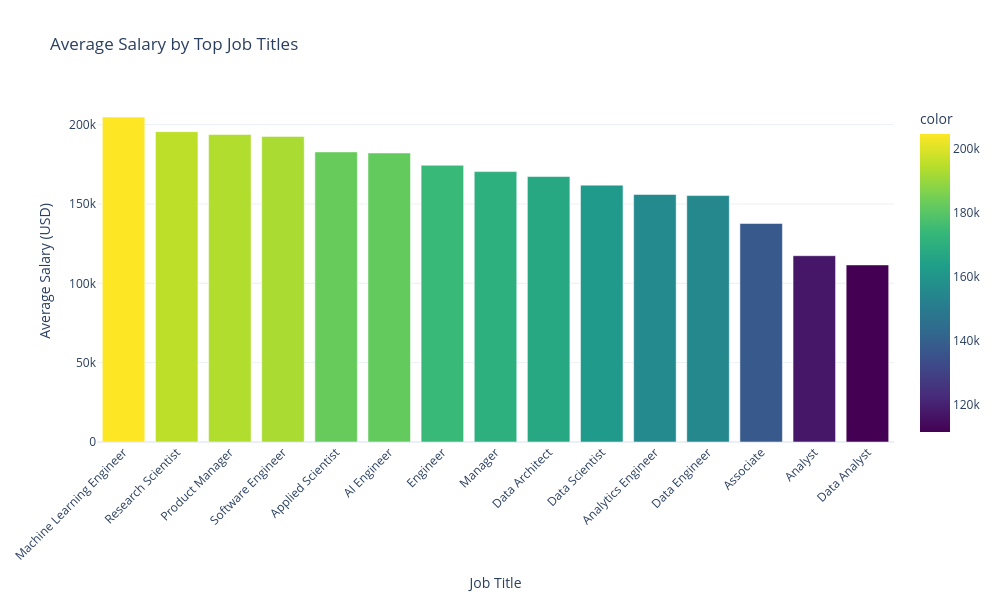

The code cell stored with this chart in its notebook:
### Markdown cell above
경력 수준(experience_level)은 연봉에 큰 영향을 미치며, 특히 Executive(임원급, EX)는 다른 수준보다 월등히 높은 연봉을 받습니다

### Code cell
# Top 15 job titles by count
top_jobs = train_df['job_title'].value_counts().head(15)
print("Distribution of top job titles:")
print(top_jobs)

# Mean salary for top job titles
top_jobs_salary = train_df[train_df['job_title'].isin(top_jobs.index)].groupby('job_title')['salary_in_usd'].mean().sort_values(ascending=False)

fig = px.bar(x=top_jobs_salary.index, y=top_jobs_salary.values,
            labels={'x': 'Job Title', 'y': 'Average Salary (USD)'},
            title='Average Salary by Top Job Titles',
            color=top_jobs_salary.values, color_continuous_scale='Viridis')

fig.update_layout(xaxis_tickangle=-45, width=1000, height=600)
fig.show()

# Salary distribution for top 5 job titles
plt.figure(figsize=(14, 8))
top5_jobs = top_jobs.index[:5]
sns.violinplot(x='job_title', y='salary_in_usd', data=df[df['job_title'].isin(top5_jobs)])
plt.title('Salary Distribution for Top 5 Job Titles', fontsize=16)
plt.xlabel('Job Title', fontsize=12)
plt.ylabel('Salary (USD)', fontsize=12)
plt.xticks(rotation=30, ha='right')
plt.tight_layout()
plt.show()

### Figure 1 — Plotly figure (JSON) as saved in the notebook; plotly's stock layout.template omitted (floating-point values rounded to 4 significant figures)
{"data": [{"alignmentgroup": "True", "hovertemplate": "Job Title=%{x}<br>Average Salary (USD)=%{y}<br>color=%{marker.color}<extra></extra>", "legendgroup": "", "marker": {"color": [204700.0, 195600.0, 193800.0, 192600.0, 182800.0, 182100.0, 174400.0, 170400.0, 167300.0, 161900.0, 156000.0, 155300.0, 137700.0, 117400.0, 111600.0], "coloraxis": "coloraxis", "pattern": {"shape": ""}}, "name": "", "offsetgroup": "", "orientation": "v", "showlegend": false, "textposition": "auto", "type": "bar", "x": ["Machine Learning Engineer", "Research Scientist", "Product Manager", "Software Engineer", "Applied Scientist", "AI Engineer", "Engineer", "Manager", "Data Architect", "Data Scientist", "Analytics Engineer", "Data Engineer", "Associate", "Analyst", "Data Analyst"], "xaxis": "x", "y": [204700.0, 195600.0, 193800.0, 192600.0, 182800.0, 182100.0, 174400.0, 170400.0, 167300.0, 161900.0, 156000.0, 155300.0, 137700.0, 117400.0, 111600.0], "yaxis": "y"}], "layout": {"barmode": "relative", "coloraxis": {"colorbar": {"title": {"text": "color"}}, "colorscale": [[0, "#440154"], [0.1111, "#482878"], [0.2222, "#3e4989"], [0.3333, "#31688e"], [0.4444, "#26828e"], [0.5556, "#1f9e89"], [0.6667, "#35b779"], [0.7778, "#6ece58"], [0.8889, "#b5de2b"], [1, "#fde725"]]}, "height": 600, "legend": {"tracegroupgap": 0}, "title": {"text": "Average Salary by Top Job Titles"}, "width": 1000, "xaxis": {"anchor": "y", "domain": [0, 1], "tickangle": -45, "title": {"text": "Job Title"}}, "yaxis": {"anchor": "x", "domain": [0, 1], "title": {"text": "Average Salary (USD)"}}}}
